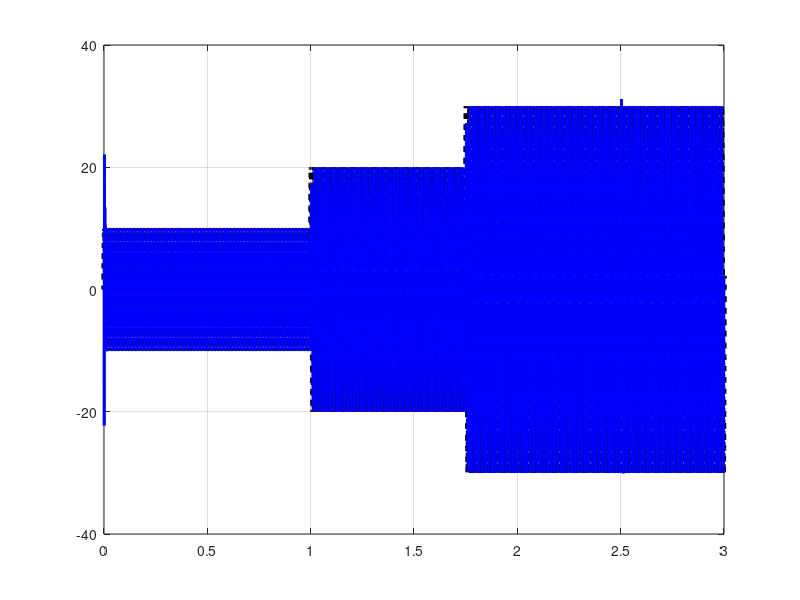

Write MATLAB code to recreate this figure. (Note: this script raises an error after producing the figure.)
close all
clear all
clc

format long g

%% Parte 1 - Parametros de Simulacao e Definicao Plantas
fs=5.04e3;       % Frequencia de discretizacao ( = Passo da simulacao)
Ts=1/fs;         % Periodo de Amostragem (s)
Ttotal=3;        % Tempo total de simulacao (s)
tempo=0:Ts:Ttotal;

Vlink = 500;   % tensao de barramento (monofasico 127V rede)
Cf = 62e-6;    % capacitor filtro LCL

rc = 50e-3;    % resistencia referente ao primeiro braco do LCL
rg = 50e-3;    % resistencia referente segundo braco do LCL

%Rd = 1;        % resistencia de amortecimento passivo (serie capacitor LCL)
Rd = 0;
Ro = 0;        % curto-circuito terminais fonte (sem considerar fonte Vg)

Lc = 1e-3;     % Indutancia referente ao primeiro braco do LCL
Lg = 0.3e-3;   % Indutancia referente ao segundo braco do LCL

% Modelo de terceira ordem - para controle da corrente do lado da rede (ig)
% - conforme a Tese - Anexo C - Modelagem da planta
s = tf('s');
sysC3 = 1/(rc + rg + Lc*s + Lg*s + Cf*Lc*Lg*s^3 + Cf*Lc*rg*s^2 + ...
        Cf*Lg*rc*s^2 + Cf*rc*rg*s);
[numC3,denC3] = tfdata(sysC3,'v');

Lg_grid = 1e-3 ; %10e-3;       % indutancia da rede
% Modelo da planta completa considerando a variacao parametrica
sysC3_VP = 1/(rc + rg + Lc*s + (Lg+Lg_grid)*s + Cf*Lc*(Lg+Lg_grid)*s^3 + Cf*Lc*rg*s^2 + ...
        Cf*(Lg+Lg_grid)*rc*s^2 + Cf*rc*rg*s);
[numC3_VP,denC3_VP] = tfdata(sysC3_VP,'v');    

% Modelo considerando Rd
sysC3_Rd = ((Cf * Rd * s + 1) ) / (rc + rg + Ro + Lc * s ...
        + Lg * s + Cf * Lc * Lg * s^3 + Cf * Lc * rg * s^2 + Cf * Lg ...
         * rc * s^2 + Cf * Lc * Rd * s^2 + Cf * Lg * Rd * s^2 + ...
         Cf * Lc * Ro * s^2 + Cf * rc * rg * s + Cf * rc * rg * s ...
         + Cf * rg * Rd * s + Cf * rc * Ro * s + Cf * Rd * Ro * s);

% Gp(s) - Parte Modelada da Planta - 1 ordem
% negligenciando os polos complexos conjugados
kpc = 1 / (Lc + Lg);
numC = kpc;
denC = [1 (rg + rc) / (Lc + Lg) ];
sysC = tf( numC , denC);

% Polo real do modelo de primeira ordem
p4 = abs( roots (denC) );

% Transformada Z, com ZOH, aplicada a planta Gp(s) (reduzido) 1 ordem
Gs1 = tf (numC , denC);
Gz1 = c2d (Gs1 , Ts);
[numZ , denZ] = tfdata( Gz1 , 'v');
b0 = numZ(1);
b1 = numZ(2);
a0 = denZ(1);
a1 = denZ(2);

% Transformada Z, com ZOH, aplicada a planta Gp(s) (completo) 3.a ordem
Gs2=tf(numC3,denC3);
Gz2=c2d(Gs2,Ts);
[numZ3,denZ3]=tfdata(Gz2,'v');
d0=numZ3(1);
d1=numZ3(2);
d2=numZ3(3);
d3=numZ3(4);
c0=denZ3(1);
c1=denZ3(2);
c2=denZ3(3);
c3=denZ3(4);

% Transformada Z, com ZOH, aplicada a planta Gp(s) (completo) 3.a ordem
% com variacao parametrica
Gs3=tf(numC3_VP,denC3_VP);
Gz3=c2d(Gs3,Ts);
[numZ3,denZ3]=tfdata(Gz3,'v');
d0_VP=numZ3(1);
d1_VP=numZ3(2);
d2_VP=numZ3(3);
d3_VP=numZ3(4);
c0_VP=denZ3(1);
c1_VP=denZ3(2);
c2_VP=denZ3(3);
c3_VP=denZ3(4);

delta0=0.7;
delta1=1;


%% Parte 2 - Parametros PI-RMRAC (sem Wm)

% Parametros da lei de adaptacao parametrica
% Inicializacao dos vetores de entrada, saida e sinais internos (memoria)
y=zeros(1,length(tempo));           % Saida desejada
y1=zeros(1,length(tempo));          % Saida do modelo da planta - 1 ordem
y3=zeros(1,length(tempo));          % Saida do modelo da planta - 3 ordem
u=zeros(1,length(tempo));           % Lei de controle
r=zeros(1,length(tempo));           % Sinal de referencia
e0=zeros(1,length(tempo));          % Erro de regulação
m=zeros(1,length(tempo));           % Normalizador m
m2=4*ones(1,length(tempo));         % Normalizador m
mod_y=ones(1,length(tempo));        % Normalizador m
mod_u=ones(1,length(tempo));        % Normalizador m
vg=zeros(1,length(tempo));          % Tensao da rede (disturbio periodico)
d_cos=zeros(1,length(tempo));       % Decomposicao em fase e quadradatura
d_sin=zeros(1,length(tempo));       % do disturbio periodico (sin e cos)
norm_Theta=zeros(1,length(tempo));
sigma=zeros(1,length(tempo));
sigma_zero=0.1;
Mo=5;



% Valor Inicial dos Ganhos de adaptacao
MAO = [ 250.5551      833.5247      17.16772     -8.244002     0.8741073     -10.09149     -1.854357     -8.684884 ];
JSOA = [ 1.47361      500.8178     0.9126044    -0.3160528    -0.6875876      -1.23594      -0.05313    -0.5745087 ];
BWO = [11.05559           1000      1.6600995    -0.89027679     0.48211309     -1.8068763     -0.1006978    -0.75316705];
BWO = [2.4772581           1000       1.301657    -0.73029073     0.80798419     -1.1895947   -0.082119434    -0.63331426];

x = MAO;
x = JSOA;
x = BWO;



Gamma = x(1);
kappa = x(2);
Theta1 = x(3)*ones(1,length(tempo));
Theta2 = x(4)*ones(1,length(tempo));
Theta3 = x(5)*ones(1,length(tempo));
Theta4 = x(6)*ones(1,length(tempo));
Thetac = x(7)*ones(1,length(tempo));
Thetas = x(8)*ones(1,length(tempo));


Theta=[Theta1; Theta2; Theta3; Theta4; Thetac; Thetas];


%% Parte 3 - Simulacao do Sistema em Malha Fechada (PI-RMRAC)

for k=4:length(tempo)
        
    % Sinal de Referencia 
    if tempo(k) < 1
        r(k)=10*sin(2*pi*60*Ts*k);
    elseif tempo(k) < 1.75
        r(k)=20*sin(2*pi*60*Ts*k);
    else
        r(k)=30*sin(2*pi*60*Ts*k);
    end
    
    % Definicao do sinal de Tensao da Rede e sinais de decomposicao em fase
    % e quadratura -> d_sin(k) e d_cos(k)
    % phi=pi/4;
    phi = 0;
    vg(k)=179.6*sin(2*pi*60*k*Ts+phi);
    d_cos(k)=179.6*cos(2*pi*60*k*Ts);
    d_sin(k)=179.6*sin(2*pi*60*k*Ts);
    
    % Saida da planta do modelo completo de 1.a ordem - Somente Teste
    y1(k)=-y1(k-1)*(a1)+u(k-1)*(b1)-b1*vg(k-1);
    
    % Saida da planta do modelo completo de 3.a ordem - Planta Real
    if tempo(k) < 2.5
        y3(k)=(1/c0)*(-c3*y3(k-3)-c2*y3(k-2)-c1*y3(k-1)+ ...
            d3*u(k-3)+d2*u(k-2)+d1*u(k-1)+d0*u(k))-(d3*vg(k-1)+d2*vg(k-1)+ ...
            d1*vg(k-1)+d0*vg(k-1));        
    else
        y3(k)=(1/c0_VP)*(-c3_VP*y3(k-3)-c2_VP*y3(k-2)-c1_VP*y3(k-1)+ ...
            d3_VP*u(k-3)+d2_VP*u(k-2)+d1_VP*u(k-1)+d0_VP*u(k))-(d3_VP*vg(k-1)+d2_VP*vg(k-1)+ ...
            d1_VP*vg(k-1)+d0_VP*vg(k-1));        
    end
    
    % Escolha do modelo da planta (descomentar o utilizado)
%   y(k)=y1(k);
    y(k)=y3(k);
     
    % Erro de regulação (e0)
    e0(k)=r(k)-y(k);
    
    % Sigma modification
    norm_Theta(k)=norm(Theta(:,k));

    if (norm_Theta(k) < Mo)
        sigma(k)=0;
    elseif (norm_Theta(k) >=Mo && norm_Theta(k)<= 2*Mo)
        sigma(k)=sigma_zero*((norm_Theta(k)/Mo)-1);
    elseif (norm_Theta > 2*Mo)
        sigma(k)=sigma_zero;
    end
       

    % Lei de controle utilizada (descomentar a que for de interesse)
    u(k)=-(Theta2(k)*u(k-1)+Theta3(k)*y(k)+Theta4(k)*e0(k-1)+r(k))/Theta1(k)-(Thetac(k)*d_cos(k)+Thetas(k)*d_sin(k))/Theta1(k);

    % Modulos e funcao normalizacao
    if u(k) < 0
        mod_u(k) = -u(k);
    else
        mod_u(k) = u(k);        
    end

    if y(k) < 0
        mod_y(k) = -y(k);
    else
        mod_y(k) = y(k);    
    end

    Omega(:,k) = [  u(k) u(k-1) y(k) e0(k-1) d_cos(k) d_sin(k) ];
    
    m2(k) = (1-delta0*Ts)*m2(k-1) + delta1*Ts*( 1 + mod_y(k) + mod_u(k) );
    m(k)  = m2(k)*m2(k) + (Omega(:,k)'*Gamma*Omega(:,k));
    
    % Ganhos adaptativos
    Theta1(k+1)=Theta1(k)*(1-Ts*sigma(k)*Gamma)-(Ts*Gamma*kappa*u(k)*e0(k))/([m(k)]);
    Theta2(k+1)=Theta2(k)*(1-Ts*sigma(k)*Gamma)-(Ts*Gamma*kappa*u(k-1)*e0(k))/([m(k)]);
    Theta3(k+1)=Theta3(k)*(1-Ts*sigma(k)*Gamma)-(Ts*Gamma*kappa*y(k)*e0(k))/([m(k)]);
    Theta4(k+1)=Theta4(k)*(1-Ts*sigma(k)*Gamma)-(Ts*Gamma*kappa*e0(k-1)*e0(k))/([m(k)]);
    Thetac(k+1)=Thetac(k)*(1-Ts*sigma(k)*Gamma)-(Ts*Gamma*kappa*d_cos(k)*e0(k))/([m(k)]);
    Thetas(k+1)=Thetas(k)*(1-Ts*sigma(k)*Gamma)-(Ts*Gamma*kappa*d_sin(k)*e0(k))/([m(k)]);
    Theta(:,k+1)=[Theta1(k+1);Theta2(k+1);Theta3(k+1);Theta4(k+1);Thetac(k+1);Thetas(k+1)]; 
    
end
 
%% Parte 4 - Graficos 

fonte = 21;

a=figure;
% plot(tempo,r,'k','LineWidth',2);
plot(tempo,r,':k','LineWidth',4);
hold on
% plot(t,y,'color',[0,0,0]+0.7,'LineWidth',2);
plot(tempo,y,'b','LineWidth',2); %4
grid on;
h2 = legend('$r$','$y$',([345, 100, 0, 0]));
% h2 = legend('$y_{m}$','$y$',([345, 100, 0, 0]));
set(h2, 'interpreter','latex','fontsize',fonte,'units','norm','Location','NorthEast'); % Legenda
set(gcf,'Units','centimeters','Position',[10,7,8.8,5.3],'color','white');              % Background
set(gcf,'Units','centimeters','PaperSize',[13 7]);   
% Recortar a figura da página
set(gca,'fontsize',fonte,'units','norm');
ylabel('Current (A)','fontsize',fonte);
xlabel('Time (s)','fontsize',fonte);
% xlim([0 0.030])
% ylim([-25 25])
% xlim([0.99 1.03])
% ylim([-25 25])
% xlim([1.74 1.78])
% ylim([-30 30])
% xlim([2.49 2.52])
% ylim([-35 35])


figure
plot(tempo,e0,'b','LineWidth',3);
hold
% plot(tempo,E1,'color',[0,0,0]+0.7,'LineWidth',2);
% plot(tempo,E1,':k','LineWidth',4);
grid on;
% h2 = legend('$e_{1}$','$\epsilon$',([345, 100, 0, 0]));
h2 = legend('$e_{0}$',([345, 100, 0, 0]));
set(h2, 'interpreter','latex','fontsize',fonte,'units','norm','Location','NorthEast'); % Legenda
set(gcf,'Units','centimeters','Position',[10,7,8.8,5.3],'color','white');              % Background
set(gcf,'Units','centimeters','PaperSize',[13 7]);                                     % Recortar a figura da página
set(gca,'fontsize',fonte,'units','norm');
ylabel('Errors (A)','fontsize',fonte);
xlabel('Time (s)','fontsize',fonte);
% xlim([0 0.03])
% ylim([-35 35])
% xlim([0.99 1.05])
% ylim([-2 2])
% xlim([1.74 1.82])
% ylim([-2 2])
% xlim([2.48 2.6])
% ylim([-6 6])

figure
plot(tempo,u,'b','LineWidth',2);
grid on;
h2 = legend('$u$',([345, 100, 0, 0]));
set(h2, 'interpreter','latex','fontsize',fonte,'units','norm','Location','NorthEast'); % Legenda
set(gcf,'Units','centimeters','Position',[10,7,8.8,5.3],'color','white');              % Background
set(gcf,'Units','centimeters','PaperSize',[13 7]);                                     % Recortar a figura da página
set(gca,'fontsize',fonte,'units','norm');
ylabel('Control action (V)','fontsize',fonte);
xlabel('Time (s)','fontsize',fonte);
% ylim([-0.08 0.08])
% xlim([95 130])
% ylim([-0.08 0.08])
% xlim([145 170])

tempo(k+1) = tempo(k);

figure
set(gcf,'renderer','painters')
plot(tempo,Theta(1,:),'k','LineWidth',4);
hold on
plot(tempo,Theta(2,:),':b','LineWidth',3);
plot(tempo,Theta(3,:),'--r','LineWidth',2);
plot(tempo,Theta(4,:),'-.c','LineWidth',2);
plot(tempo,Theta(5,:),'dg','LineWidth',1);
plot(tempo,Theta(6,:),'color',[0,0,0]+0.6,'LineWidth',3);
grid on;
h2 = legend('$\theta_{1}$','$\theta_{2}$','$\theta_{3}$','$\theta_{4}$','$\theta_{c}$','$\theta_{s}$',([345, 100, 0, 0]));
set(h2, 'interpreter','latex','fontsize',fonte,'units','norm','Location','NorthEast'); % Legenda
set(gcf,'Units','centimeters','Position',[10,7,8.8,5.3],'color','white');              % Background
set(gcf,'Units','centimeters','PaperSize',[14 7]);                                     % Recortar a figura da página
set(gca,'fontsize',fonte,'units','norm');
ylabel('Gains','fontsize',fonte);
xlabel('Time (s)','fontsize',fonte);
% ylim([-4 8])